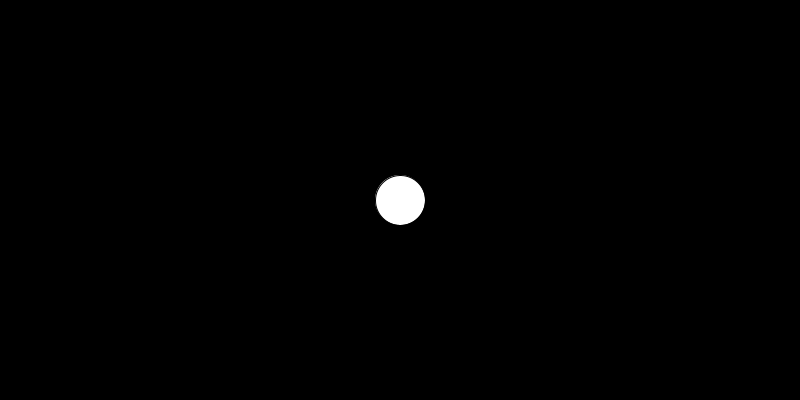
Frame 1 (no input)
Frame 60 (the mouse pressed at the canvas centre just before this capture): identical to frame 1, image omitted
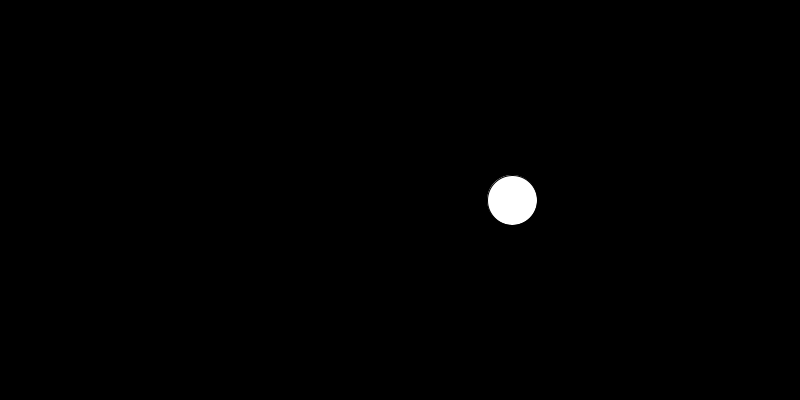
Frame 120 (the mouse held since frame 60 and released just before this capture)

The Processing sketch that drew these frames (run headless with seeded random() and noise(); from frame 60 on, the mouse is pressed at the canvas centre):

// Processing sketch: movingballexercise
// ── movingballexercise.pde
/* ***********************************************************************
* Boris Wang
* Exercise 2 - Moving Ball
* B3
* October 17, 2020

* This program is my own work - Digital Signature (B.W)   */


float xspeed = 2;
float easing = 0.95;
float circleX;
boolean start = false;

void setup() {
  size(800, 400);
  circleX = width/2;
  ellipseMode(DIAMETER);
}

void draw() {
  background(0);
  fill(255);
  ellipse(circleX, height/2, 50, 50);
  if (start) { // True
    circleX = circleX + xspeed * easing;

    if (circleX > width-25) {
      xspeed = -xspeed * easing;
    }

    if (circleX < 25) {
      xspeed = 2 * easing;
    }
  }
}

void mousePressed() {
  if (start) { // If true, turn back false (make it stop)
    start = false;
  } 
  else { // If false, make it true (make it move)
    start = true;
  }
}
